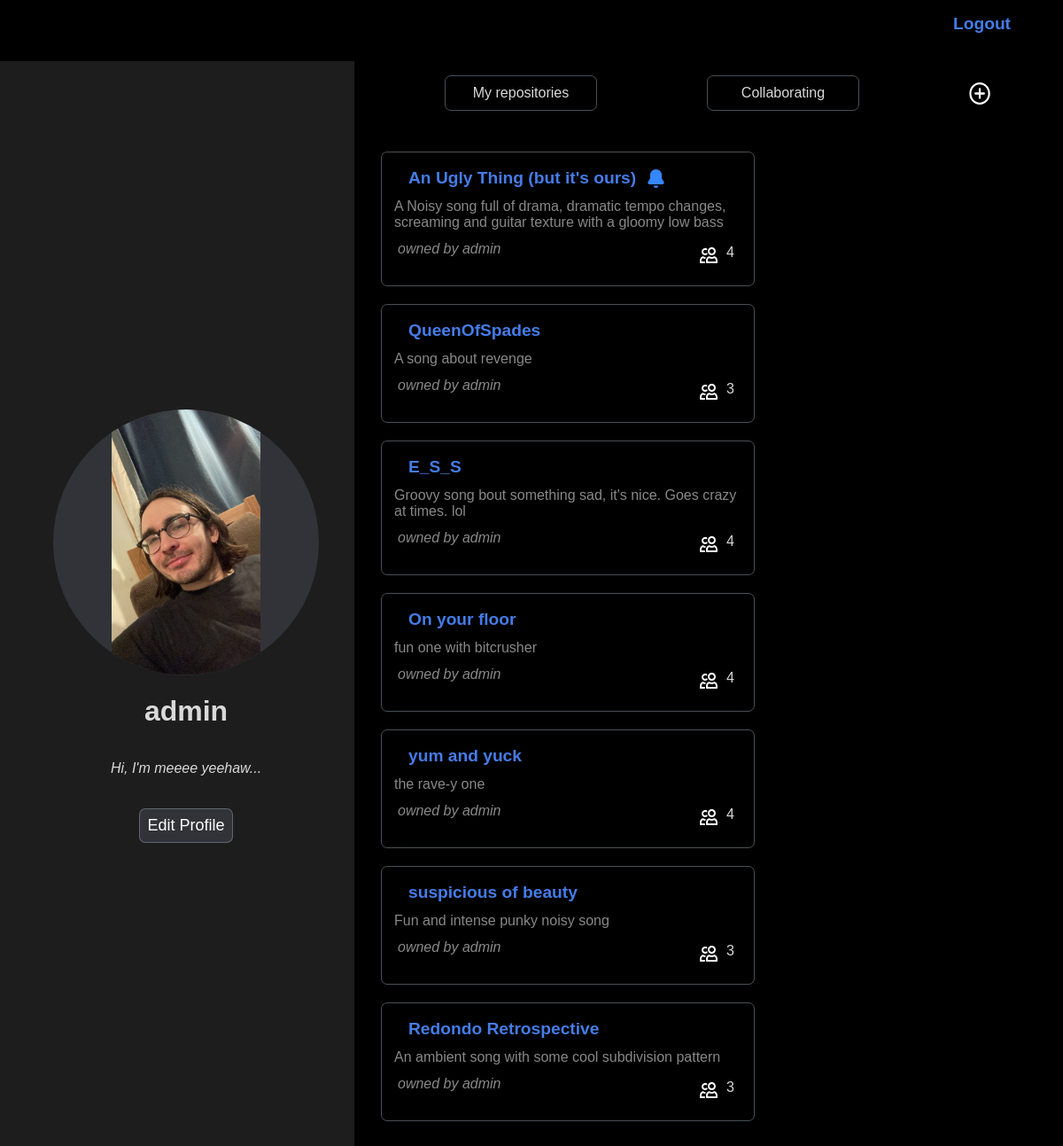
/dashboard (signed in), run on an earlier commit of the app's database.
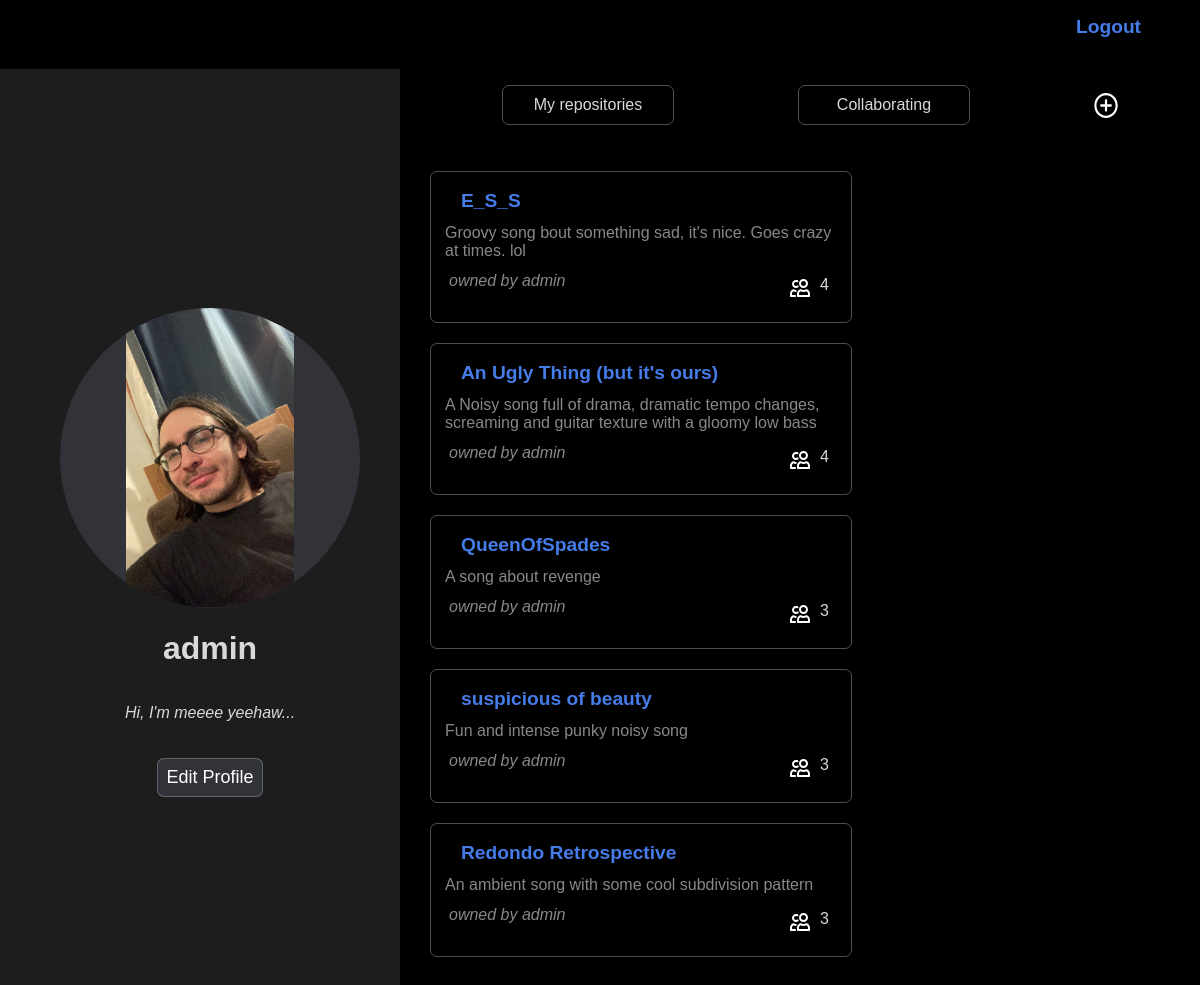
And on a later commit of the database.
### palinodes/models.py (models this page shows, shortened)
class User(AbstractUser):
    pass

class Profile(models.Model):
    user = models.OneToOneField(User, on_delete=models.CASCADE, related_name="profile")
    description = models.TextField(default="", max_length=300, blank=True)
    avatar = models.ImageField(upload_to=get_avatar_path, blank=True)
    @property
    def all_repositories(self):
        directories = set(self.user.directories.filter(parent = None)) | set(self.user.collaborating.filter(parent = None))
        sorted_directories = sorted(directories, key=lambda directory: directory.last_edited, reverse=True)
        return sorted_directories
    @cached_property
    def repositories(self):
        directories = self.user.directories.filter(parent = None)
        sorted_directories = sorted(directories, key=lambda directory: directory.last_edited, reverse=True)
        return sorted_directories
    @cached_property
    def collaborating_repositories(self):
        directories = self.user.collaborating.filter(parent = None)
        sorted_directories = sorted(directories, key=lambda directory: directory.last_edited, reverse=True)
        return sorted_directories

class Directory(models.Model):
    name = models.CharField(max_length=50)
    description = models.TextField(max_length=300, blank=True, null=True)
    created = models.DateTimeField(auto_now_add=True)
    owner = models.ForeignKey(User, on_delete=models.CASCADE, related_name="directories")
    collaborators = models.ManyToManyField(User, blank=True, related_name="collaborating")
    parent = models.ForeignKey("self", blank=True, null=True, on_delete=models.CASCADE, related_name="subdirectories")
    @property
    def latest_notification(self):
        if self.is_repository:
            return self.notifications.latest('timestamp')
    @property
    def number_of_collaborators(self):
        return self.collaborators.count()
    @property
    def is_repository(self):
        return self.parent == None
    @property
    def last_edited(self)-> datetime:
        latests = []
        if self.files.exists():
            last_file_timestamp = self.files.latest("uploaded")
            latests = latests + [last_file_timestamp.uploaded]
        if self.comments.exists():
            last_comment_timestamp = self.comments.latest("timestamp")
            latests = latests + [last_comment_timestamp.timestamp]
        if not self.subdirectories.exists() and len(latests) > 0:
             return max(latests)
        for subdirectory in self.subdirectories.all():
            latests.append(subdirectory.last_edited)
        return max(latests, default=self.created)

### palinodes/views.py (the view, shortened to what this page needs)
# urls.py: path("dashboard", views.dashboard, name="dashboard"),
@login_required
def dashboard(request):
    return render(request, "palinodes/dashboard.html", {
        "profile_form": ProfileForm()
    })

### palinodes/templates/palinodes/dashboard.html (shortened to what this page needs)
{% extends 'palinodes/layout.html' %}
{% load static %}
{% block body %}
<div id="profile-banner">
    <div id="profile-details" class="profile">
        {% if user.profile.avatar %}
        <img id="avatar" src={{user.profile.avatar.url}}>
        {% else %}
        <img style="background-color: black;" id="avatar" src='/media/Default-Profile-Picture.png' >
        {% endif %}
        <h1>{{user.username}}</h1>
        <p data-description="{{user.profile.description}}" id="profile-description"><em>{{user.profile.description}}</em></p>
        <button class="bordered clickable">Edit Profile</button>
    </div>
</div>
<div id="repositories-list">
    <ul>
        <li class="bordered clickable" id="my-repositories-btn">My repositories</li>
        <li class="bordered clickable" id="collaborating-btn">Collaborating</li>
        <li class="clickable" id="new-repository-icn" style= "width: auto; height: 24px; padding: 0px; border-radius:90%; align-self: center">
            <a href={% url 'new-repository' %}>
                <img src="{{MEDIA_URL}}media/icons/plus-circle.svg" alt="">
            </a>
        </li>
    </ul>
    <div id="repositories-container">
        {% if user.profile.all_repositories %}
            {% for repository in user.profile.all_repositories%}
            <div class="repositories-li all-repositories bordered clickable">
                <a class="link-layer" href={% url 'repository' repository.id %}></a>
                <div class="repository-link">
                    <a href={% url 'repository' repository.id %}>
                        <strong>{{repository.name}}</strong>
                    </a>
                    {% if  user in repository.latest_notification.recipients.all %}
                    <img class="notification" src="{{MEDIA_URL}}media/icons/bell-fill.svg">
                    {% endif %}
                </div>
                <p class="dash-repo-description">{{repository.description}}</p>
                <div class="dash-collaborators">
                    <p class="dash-repo-owner-name">owned by {{repository.owner.username}}</p>
                    <div>
                        <img src="{{MEDIA_URL}}media/icons/people.svg" alt="">
                        <p>{{repository.number_of_collaborators}}</p>
                    </div>
                </div>
            </div>
            {% endfor %}
        {% endif %}
    </div>
</div>
{% endblock %}

### palinodes/templates/palinodes/layout.html (shortened to what this page needs)
{% load static %}
<!DOCTYPE html>
<html lang="en">
<head>
    <link rel="stylesheet" href={% static 'palinodes/common.css' %}>
    <link rel="stylesheet" media="screen and (min-width: 900px)" href={% static 'palinodes/widescreen.css' %}>
    <link rel="stylesheet" media="screen and (max-width: 899px)" href={% static 'palinodes/smallscreen.css' %}>
</head>
<body>
    <nav id="top-navbar">
        <ul>
            <li id="logout"><a href={% url 'logout' %}>Logout</a></li>
        </ul>
    </nav>
    <div id="body-block">
        {% block body %}{% endblock body %}
    </div>
</body>
</html>

### palinodes/static/palinodes/common.css (style rules this page uses)
body { margin:0; padding:0; background-color: black; color: rgb(217, 217, 217); text-decoration: none; font-family:sans-serif; width: 100vw; height: 100vh; overflow: hidden; }
* { border-color: red; }
a { text-decoration: none; color: #457CE8; font-weight:bold; font-size: larger; }
ul { list-style-type: none; }
img { object-fit: contain; }
button { border: none; margin-top: 20px; padding: 8px; color: white; font-size: large; background-color: #323338; }
.bordered { border: solid; border-color: #88959c88; border-width: 1px; border-radius: 7px; }
.link-layer { flex:1; position: absolute; width: 400px; height: 92%; }
#top-navbar { margin: 1px; padding-bottom:2px; background-color: black; width: 95%; height: 50px; }
#top-navbar ul { display: flex; justify-content: space-between; align-items: center; }
#body-block { padding:0px; margin:0px; display: grid; height: 100%; width: 100vw; overflow: scroll; overflow-x: hidden; }
#profile-banner { background-color: #1d1d1d; grid-row: 1 / span 1; }
.profile { height: 100%; display: flex; flex-direction: column; justify-content: center; align-items: center; }
#avatar { border-radius: 90%; background-color: #323338; }
#repositories-list { display: flex; flex-direction: column; }
#repositories-list ul { display: flex; justify-content: space-around; }
#repositories-list ul li { display: block; position: relative; padding: 10px; text-align: center; }
#new-repository-icn { align-self: center; border-radius: 90%; }
#repositories-container { align-self: center; width: 100%; display: flex; }
.repositories-li { position: relative; margin: 10px; padding: 10px 10px; display: flex; flex-direction: column; justify-content: space-between; }
.repository-link { display: flex; }
.dash-repo-owner-name { font-weight: 50; color: #ffffff88; font-style: italic; }
.dash-repo-description { font-weight: 50; color: #ffffff88; }
.dash-collaborators { display: flex; justify-content: space-between; }
.dash-collaborators div { display: flex; }

### palinodes/static/palinodes/widescreen.css (style rules this page uses)
#body-block { grid-template-columns: 2fr 4fr auto; }
#profile-banner { grid-column: 1 / span 1; margin-left: 0px; margin-top: 0px; padding-left: 20px; flex-direction: column; }
#avatar { width: 300px; height: 300px; }
#repositories-list { grid-column: 2 / span 1; padding-right: 20px; }
#repositories-list ul li { width: 150px; }
#repositories-container { margin: 20px auto auto 20px; align-self: center; justify-content: baseline; flex-wrap: wrap; align-content: stretch; }
.repositories-li { flex-basis: 400px; display: flex; overflow: hidden; }
.repository-link { width: 100%; }

### palinodes/static/palinodes/smallscreen.css (style rules this page uses)
#body-block { grid-template-rows: auto auto ; }
#profile-banner { grid-row: 1 / span 1; margin:0; padding: 10px 10px 10px 10px; }
.profile { font-size: smaller; }
.profile h1 { margin-right: 10px; }
.profile button { font-size: x-small; background-color: #1d1d1d; }
#avatar { width: 66px; height: 66px; margin-right: 20px; }
#repositories-list { grid-row: 2 / span 1; align-items: center; }
#repositories-list ul { width: 90%; }
#repositories-list ul li { width: 100px; font-size: smaller; }
#repositories-container { flex-direction: column; align-items: center; }
.repositories-li { flex-basis: 120px; width: 280px; flex-grow: 1; }

What changed in the data, as far as the page shows it:
removed Directory: name "On your floor", description "fun one with bitcrusher", owner.username "admin", number_of_collaborators "4"
removed Directory: name "yum and yuck", description "the rave-y one", owner.username "admin", number_of_collaborators "4"
shown differently, row unchanged: Directory "E_S_S": moves up the list
